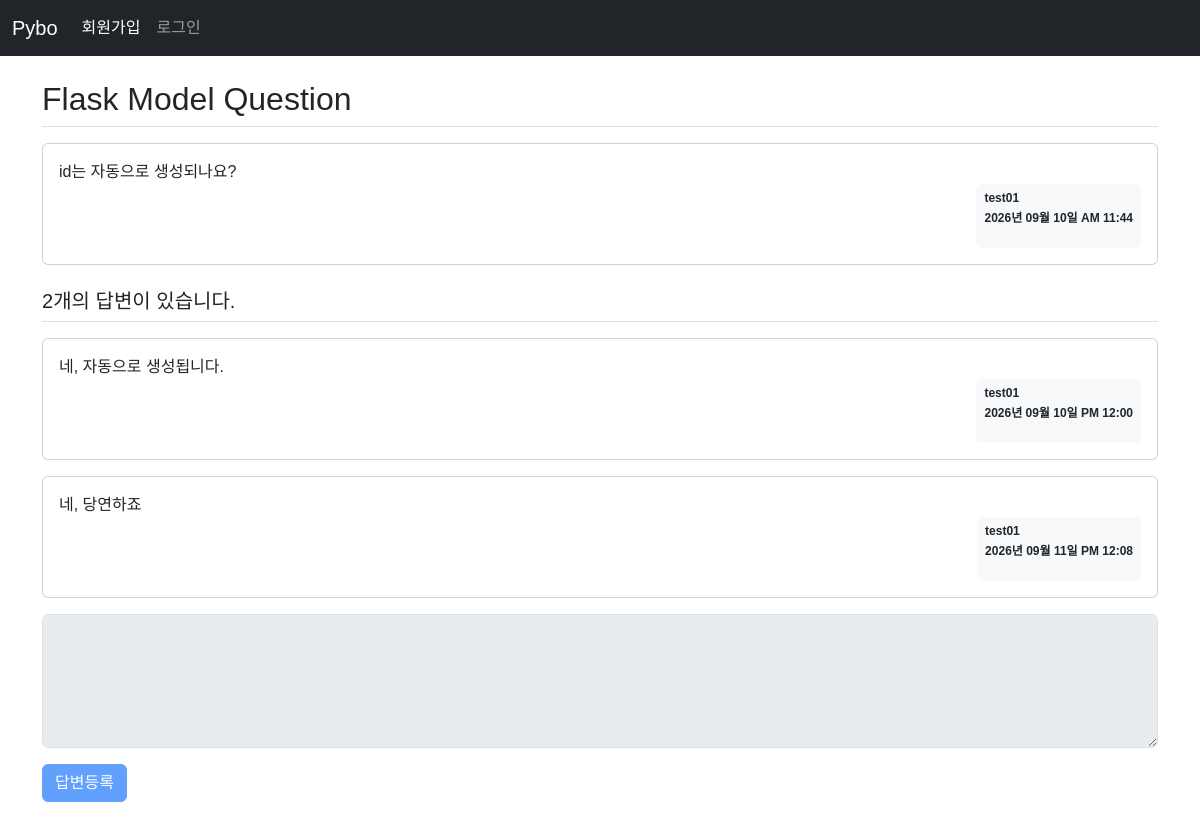
/question/detail/2, run on the app's committed database.
### pybo/models.py (models this page shows)
class Question(db.Model):
    id = db.Column(db.Integer, primary_key=True)
    subject = db.Column(db.String(200), nullable=False)
    content = db.Column(db.Text, nullable=False)
    create_date = db.Column(db.DateTime, nullable=False)
    user_id = db.Column(db.Integer, db.ForeignKey('user.id', ondelete='CASCADE'), nullable=False)
    user = db.relationship('User', backref=db.backref('question_set'))

class User(db.Model):
    id = db.Column(db.Integer, primary_key=True)
    username = db.Column(db.String(150), unique=True, nullable=False)
    password = db.Column(db.String(200), nullable=False)
    email = db.Column(db.String(120), unique=True, nullable=False)

class Answer(db.Model):
    id = db.Column(db.Integer, primary_key=True)
    question_id = db.Column(db.Integer, db.ForeignKey('question.id', ondelete='CASCADE'))
    question = db.relationship(Question, backref=db.backref('answer_set'))
    content = db.Column(db.Text, nullable=False)
    create_date = db.Column(db.DateTime, nullable=False)
    user_id = db.Column(db.Integer, db.ForeignKey('user.id', ondelete='CASCADE'), nullable=False)
    user = db.relationship('User', backref=db.backref('answer_set'))

### pybo/views/question_views.py (the view)
@bp.route('/detail/<int:question_id>')
def detail(question_id):
    form = AnswerForm() # 질문 상세 탬플릿에 폼 추가
    question = Question.query.get_or_404(question_id)
    return render_template('question/question_detail.html', question=question, form=form)

### pybo/forms.py
class AnswerForm(FlaskForm):
    content = TextAreaField('내용', validators=[DataRequired('내용은 필수 입력 항목입니다.')])
    submit = SubmitField('답변등록')

### pybo/filter.py (called while the page is built)
def format_datetime(value, fmt:str='%Y년 %m월 %d일 %p %I:%M'):
    return value.strftime(fmt)

### pybo/views/auth_views.py (called while the page is built)
@bp.before_app_request
def load_logged_in_user():
    user_id = session.get('user_id')
    if user_id is None:
        g.user = None
    else:
        g.user = User.query.get(user_id)

### pybo/templates/question/question_detail.html (shortened to what this page needs)
{% extends 'base.html' %}
{% block content %}
<div class="container my-3">
    <h2 class="border-bottom py-2">{{ question.subject }}</h2>
    <div class="card my-3">
        <div class="card-body">
            <div class="card-text" style="white-space: pre-line;">{{ question.content }}</div>
            <div class="d-flex justify-content-end">
                <div class="badge bg-light text-dark p-2">
                    <p class="mb-2 text-start">{{ question.user.username }}</p>
                    <p>{{ question.create_date | datetime }}</p>
                </div>
            </div>
        </div>
    </div>
    <h5 class="border-bottom my-3 py-2">{{ question.answer_set|length }}개의 답변이 있습니다.</h5>
    {% for answer in question.answer_set %}
    <div class="card my-3">
        <div class="card-body">
            <div class="card-text" style="white-space: pre-line;">{{ answer.content }}</div>
            <div class="d-flex justify-content-end">
                <div class="badge bg-light text-dark p-2">
                    <p class="mb-2 text-start">{{ answer.user.username }}</p>
                    <p>{{ answer.create_date | datetime }}</p>
                </div>
            </div>
        </div>
    </div>
    {% endfor %}
    <form action="{{ url_for('answer.create', question_id=question.id) }}" method="post" class="my-3" novalidate>
        <div class="mb-3">
            {{ form.content(class='form-control', rows='5', disabled=(not g.user)) }}
        </div>
        {{ form.submit(class="btn btn-primary", disabled=(not g.user)) }}
    </form>
</div>
{% endblock %}

### pybo/static/style.css (style rules this page uses)
body { font-family: "Noto Sans KR", sans-serif; font-weight: 400; }

### data on the page
Question: subject "Flask Model Question", content "id는 자동으로 생성되나요?", create_date "2026년 09월 10일 AM 11:44"
User: user.username "test01"
Answer: content "네, 자동으로 생성됩니다.", user.username "test01", create_date "2026년 09월 10일 PM 12:00"
Answer: content "네, 당연하죠", user.username "test01", create_date "2026년 09월 11일 PM 12:08"

### other printed values
{{ question.answer_set|length }} "2"
